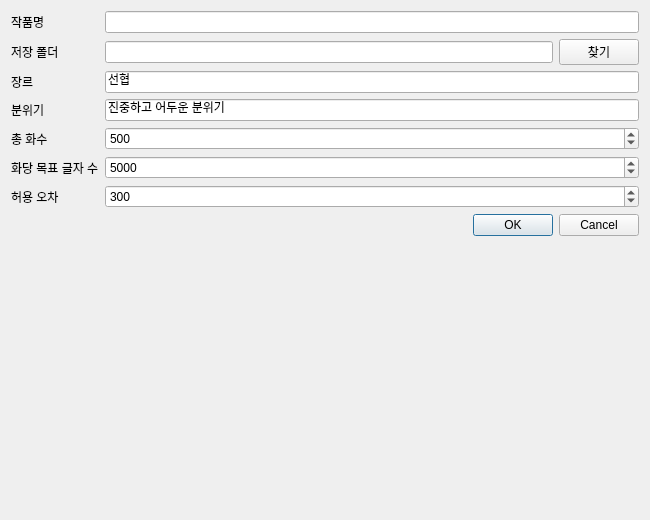
<?xml version="1.0" encoding="UTF-8"?>
<ui version="4.0">
 <class>QDialog</class>
 <widget class="QDialog" name="NewProjectDialog">
  <property name="geometry"><rect><x>0</x><y>0</y><width>650</width><height>520</height></rect></property>
<layout class="QFormLayout" name="root"><item row="0" column="0"><widget class="QLabel" name="titleLabel"><property name="text"><string>작품명</string></property></widget></item><item row="0" column="1"><widget class="QLineEdit" name="titleEdit"/></item><item row="1" column="0"><widget class="QLabel" name="folderLabel"><property name="text"><string>저장 폴더</string></property></widget></item><item row="1" column="1"><layout class="QHBoxLayout" name="fl"><item><widget class="QLineEdit" name="folderEdit"/></item><item><widget class="QPushButton" name="browseButton"><property name="text"><string>찾기</string></property></widget></item></layout></item><item row="2" column="0"><widget class="QLabel" name="genreLabel"><property name="text"><string>장르</string></property></widget></item><item row="2" column="1"><widget class="QLineEdit" name="genreEdit"><property name="text"><string>선협</string></property></widget></item><item row="3" column="0"><widget class="QLabel" name="moodLabel"><property name="text"><string>분위기</string></property></widget></item><item row="3" column="1"><widget class="QLineEdit" name="moodEdit"><property name="text"><string>진중하고 어두운 분위기</string></property></widget></item><item row="4" column="0"><widget class="QLabel" name="totalLabel"><property name="text"><string>총 화수</string></property></widget></item><item row="4" column="1"><widget class="QSpinBox" name="totalSpin"><property name="minimum"><number>1</number></property><property name="maximum"><number>5000</number></property><property name="value"><number>500</number></property></widget></item><item row="5" column="0"><widget class="QLabel" name="charsLabel"><property name="text"><string>화당 목표 글자 수</string></property></widget></item><item row="5" column="1"><widget class="QSpinBox" name="charsSpin"><property name="minimum"><number>500</number></property><property name="maximum"><number>30000</number></property><property name="value"><number>5000</number></property></widget></item><item row="6" column="0"><widget class="QLabel" name="tolLabel"><property name="text"><string>허용 오차</string></property></widget></item><item row="6" column="1"><widget class="QSpinBox" name="tolSpin"><property name="minimum"><number>0</number></property><property name="maximum"><number>5000</number></property><property name="value"><number>300</number></property></widget></item><item row="7" column="1"><widget class="QDialogButtonBox" name="buttonBox"><property name="standardButtons"><set>QDialogButtonBox::Cancel|QDialogButtonBox::Ok</set></property></widget></item></layout>
 </widget>
 <resources/><connections/>
</ui>
